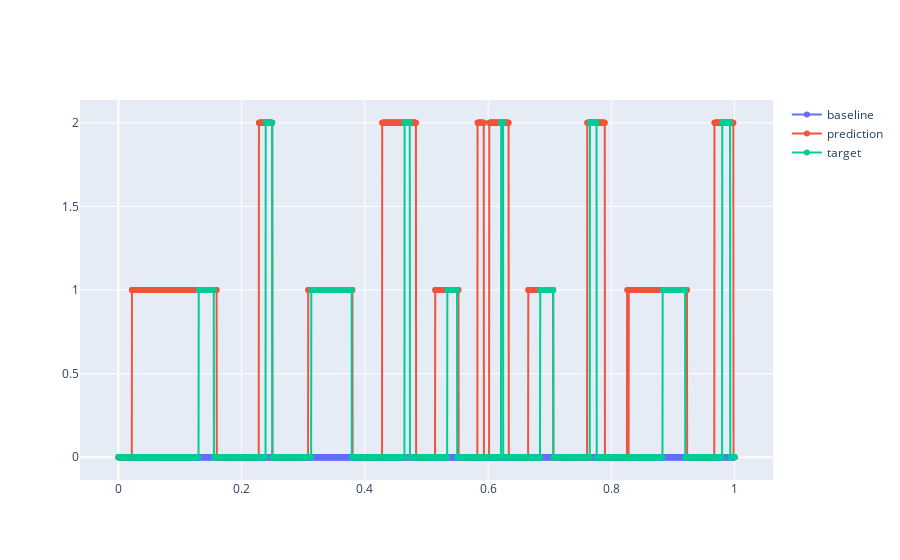

Notebook cell for this chart:
### Markdown cell above
We visualize a small amount of the targets and predictions to see where our model performs well and which kind of errors it makes.

### Code cell
x_scale = np.linspace(0, 1, len(test_targets[2000:5000]))

# Create traces
fig = go.Figure()
fig.add_trace(go.Scatter(x=x_scale, y=baseline[2000:5000], mode='markers+lines', name='baseline'))
fig.add_trace(go.Scatter(x=x_scale, y=pred[2000:5000], mode='markers+lines', name='prediction'))
fig.add_trace(go.Scatter(x=x_scale, y=test_targets[2000:5000], mode='markers+lines', name='target'))


fig.show()

### Figure 1 — Plotly figure (JSON) as saved in the notebook; plotly's stock layout.template omitted (floating-point values rounded to 4 significant figures; data arrays with more than 128 entries replaced by an {"elided": "..."} marker saying what was removed)
{"data": [{"mode": "markers+lines", "name": "baseline", "type": "scatter", "x": {"elided": "3000 float values"}, "y": {"elided": "3000 int values"}}, {"mode": "markers+lines", "name": "prediction", "type": "scatter", "x": {"elided": "3000 float values"}, "y": {"elided": "3000 int values"}}, {"mode": "markers+lines", "name": "target", "type": "scatter", "x": {"elided": "3000 float values"}, "y": {"elided": "3000 int values"}}], "layout": {}}
